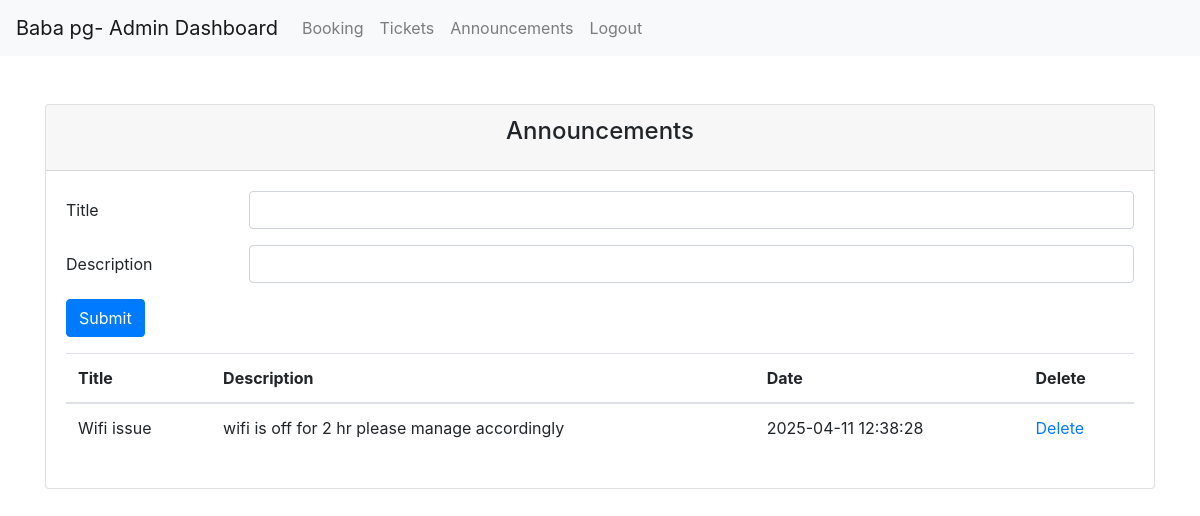
Page /admin/announcement (signed in) on the committed database.
### pghr/models.py (models this page shows, shortened)
class Announcements (db.Model):
    id = db.Column(db.Integer, primary_key=True)
    title = db.Column(db.String(80), unique=True, nullable=False)
    description = db.Column(db.String(120))
    created_at = db.Column(db.DateTime(timezone=True), server_default=func.now())

### pghr/controllers.py (the view)
@app.route('/admin/announcement', methods=['GET', 'POST'])
@login_required
def admin_announcement():
    if not user_schema.dump(current_user)['admin']:
        return redirect(url_for('dashboard'))
    form = AnnouncementForm()
    if form.validate_on_submit():
        new_announcement = Announcements(title=form.title.data, description=form.description.data)
        db.session.add(new_announcement)
        db.session.commit()
        return redirect(url_for('admin_announcement'))
    else:
        print("\n\n\n\n\n\n\n", form.errors)
    announcements = Announcements.query.all()
    return render_template('admin/announcement.html', user=current_user, announcements=announcements, form=form)

### pghr/controllers.py
class AnnouncementForm(FlaskForm):
    title = StringField('title', validators=[InputRequired(), Length(min=4, max=15)])
    description = StringField('description', validators=[InputRequired(), Length(min=4, max=120)])

### pghr/controllers.py (called while the page is built)
@login_manager.user_loader
def load_user(user_id):
    return User.query.get(int(user_id))

### templates/admin/announcement.html (shortened to what this page needs)
{% extends "admin/base.html" %}
{% block content %}
{% include "admin/navbar.html" %}
<br><br>
<div class="container">
    <div class="row">
        <div class="col-md-12">
            <div class="card">
                <div class="card-header">
                    <h4 class="card-title text-center">Announcements</h4>
                </div>
                <div class="card-body">
                    <div class="row">
                        <div class="col-md-12">
                            <form action="" method="POST">
                                <div class="form-group row">
                                    <label for="title" class="col-sm-2 col-form-label">Title</label>
                                    <div class="col-sm-10">
                                        {{ form.title(class="form-control") }}
                                    </div>
                                </div>
                                <div class="form-group row">
                                    <label for="description" class="col-sm-2 col-form-label">Description</label>
                                    <div class="col-sm-10">
                                        {{ form.description(class="form-control") }}
                                    </div>
                                </div>
                                <div class="form-group row">
                                    <div class="col-sm-10">
                                        <button type="submit" class="btn btn-primary">Submit</button>
                                    </div>
                                </div>
                            </form>
                        </div>
                    </div>
                    <div class="table-responsive">
                        <table class="table">
                            <thead>
                                <tr>
                                    <th scope="col">Title</th>
                                    <th scope="col">Description</th>
                                    <th scope="col">Date</th>
                                    <th scope="col">Delete</th>
                                </tr>
                            </thead>
                            <tbody>
                                {% for announcement in announcements %}
                                <tr>
                                    <td>{{ announcement.title }}</td>
                                    <td>{{ announcement.description }}</td>
                                    <td>{{ announcement.created_at }}</td>
                                    <td><a href="{{url_for('admin_announcement_delete', id=announcement.id)}}">Delete</a></td>
                                </tr>
                                {% endfor %}
                            </tbody>
                        </table>
                    </div>
                </div>
            </div>
        </div>
    </div>
</div>
{% endblock %}

### rows in the picture
Announcements: title "Wifi issue", description "wifi is off for 2 hr please manage accordingly", created_at "2025-04-11 12:38:28"
